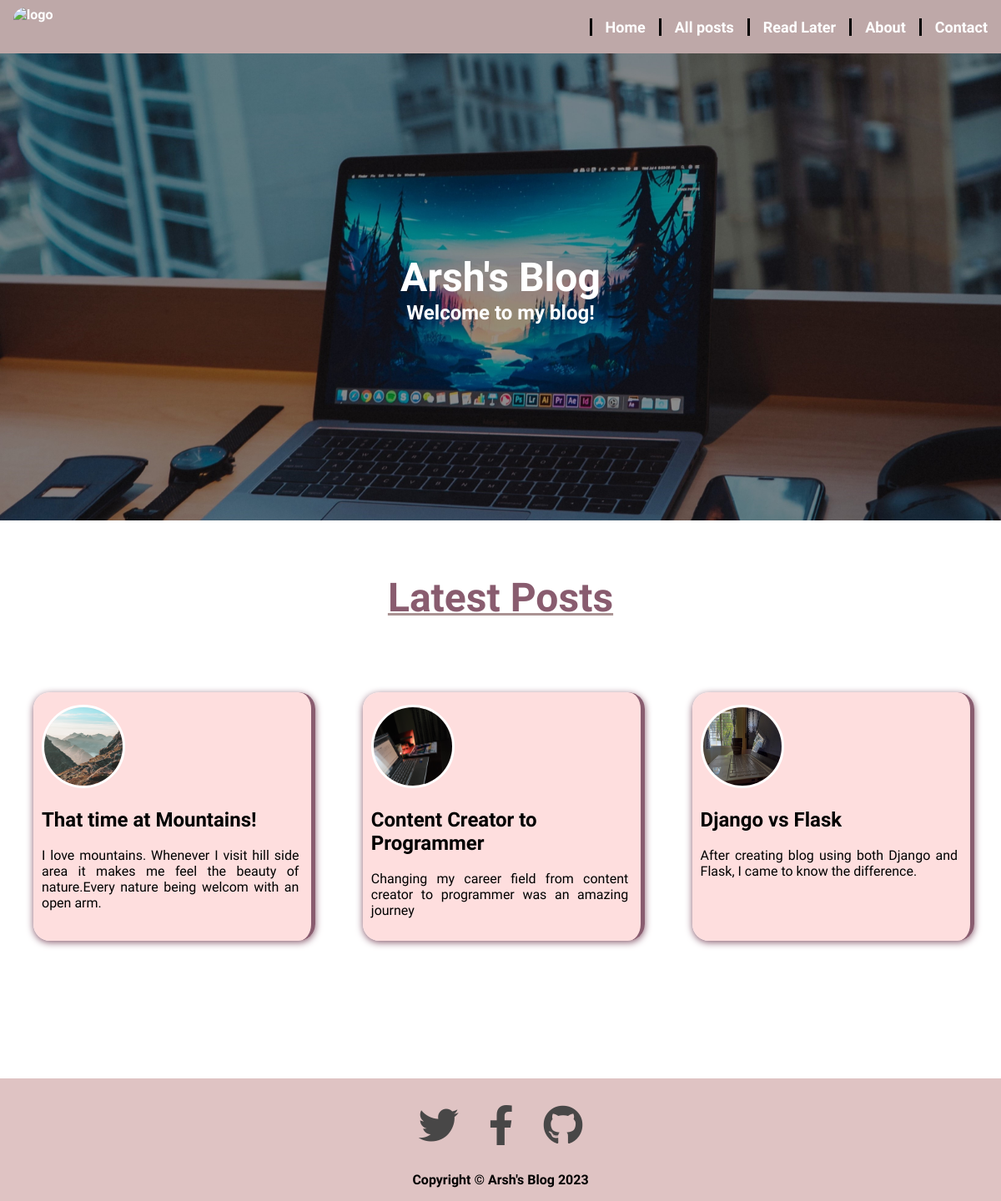
The page / on the database its author committed.
### blog/models.py (models this page shows, shortened)
class Post(models.Model):
    title = models.CharField(max_length=100)
    excerpt = models.CharField(max_length=250)
    image_name = models.ImageField(upload_to="images", null=True)
    date = models.DateField(auto_now=True)
    slug = models.SlugField(unique=True,default="",null=False,db_index=True)
    content = models.TextField(validators=[MinLengthValidator(250)])
    author = models.ForeignKey("Author", null=True,
                               on_delete=models.SET_NULL, related_name="posts")
    tags = models.ManyToManyField("Tag", related_name="posts")

### blog/views.py (the view)
# urls.py: path("",views.HomepageView.as_view(),name="home_page"),
class HomepageView(ListView):
    template_name = "blog/home_page.html"
    model = Post
    def get_context_data(self, **kwargs):
        context = super().get_context_data(**kwargs)
        selected_posts = Post.objects.all().order_by("-date")[:3]
        context["posts"] = selected_posts
        return context

### blog/templates/blog/home_page.html (shortened to what this page needs)
{% extends 'base.html' %}
{% load static %}
{% block css %}
<link rel="stylesheet" href="{% static 'blog/home_page.css' %}">
<link rel="stylesheet" href="{% static 'blog/include/post.css' %}">
{% endblock %}
{% block content %}
<div class="heading">
    <h2>Arsh's Blog</h2>
    <p>Welcome to my blog!</p>
</div>
    <div class='post_list'>
        <h3>Latest Posts</h3>
    <ul>
        {% for post in posts %}
            {% include 'blog/include/post.html' %}
        {% endfor %}
    </ul>
    </div>
{% endblock %}

### blog/templates/blog/include/post.html
{% load static %}
<li>
    <a href="{% url 'post_detail' post.slug %}">
        <div class='post'>
            <img src="{{ post.image_name.url }}" alt="{{ post.title }}"/>
            <h2>{{ post.title }}</h2>
            <p>{{ post.excerpt }}</p>
        </div>
    </a>
</li>

### static/styles.css (style rules this page uses)
html { font-family: 'Work Sans', sans-serif; }
html, body { margin: 0; padding: 0; }
* { box-sizing: border-box; }

### blog/static/blog/include/header.css (style rules this page uses)
:root { --bar-width: 60px; --bar-height: 8px; --hamburger-gap: 6px; --background: white; --foreground: #333; --hamburger-height: calc(var(var(--bar-height))*3)+var(var(--hamburger-gap))+1rem; --hamburger-margin: 1rem; }

### blog/static/blog/home_page.css (style rules this page uses)
.heading h2, .heading p { color: white; text-align: center; font-weight: bold; }
.heading { background-image: url('/static/blog/images/home.jpg'); background-size: cover; background-repeat: no-repeat; background-position: 50% 50%; width: 100%; height: 35rem; padding: 0%; margin: 0; }
h3 { color: #895c6f; text-align: center; margin-top: 4rem; font-size: 3rem; text-decoration: 3px underline rgb(170, 147, 147); }
.post_list ul { list-style: none; margin: 3rem auto; position: relative; margin-top: 4.5rem; margin-bottom: 10rem; padding-top: 0.5rem; display: grid; grid-gap: 5%; text-align: justify; padding-right: 2rem; }
@media only screen
  and (min-width: 800px) { .post_list ul { grid-template-columns: repeat(3, 1fr); } }
@media only screen
  and (min-width: 800px) { .heading h2 { font-size: 3rem; padding-top: 15rem; } }
@media only screen
  and (min-width: 800px) { .heading p { font-size: 1.5rem; } }
.heading h2 { margin: auto; margin-top: 0; padding: auto; }
.heading p { margin-top: 0%; }
.post_list ul li { width: 100%; box-shadow: 0 2px 8px #895c6f; border-radius: 20px; background-color: rgba(254, 219, 219, 0.897); height: 97%; border-right: 5px solid #895c6f; padding-top: 5px; margin: auto; }

### blog/static/blog/include/post.css (style rules this page uses)
li a img { border-radius: 50%; width: 100px; height: 100px; border: white solid; }
li a h2 { font-size: 1.5rem; color: black; text-align: left; }
li a p { font-size: 1rem; color: black; }
li a { text-decoration: none; }
.post { padding: 10px 15px 20px 10px; text-align: justify; }

### rows shown on the page
Post: image_name (picture), title "That time at Mountains!", excerpt "I love mountains. Whenever I visit hill side area it makes me feel the beauty of nature.Every nature being welcom with an open arm."
Post: image_name (picture), title "Content Creator to Programmer", excerpt "Changing my career field from content creator to programmer was an amazing journey"
Post: image_name (picture), title "Django vs Flask", excerpt "After creating blog using both Django and Flask, I came to know the difference."
